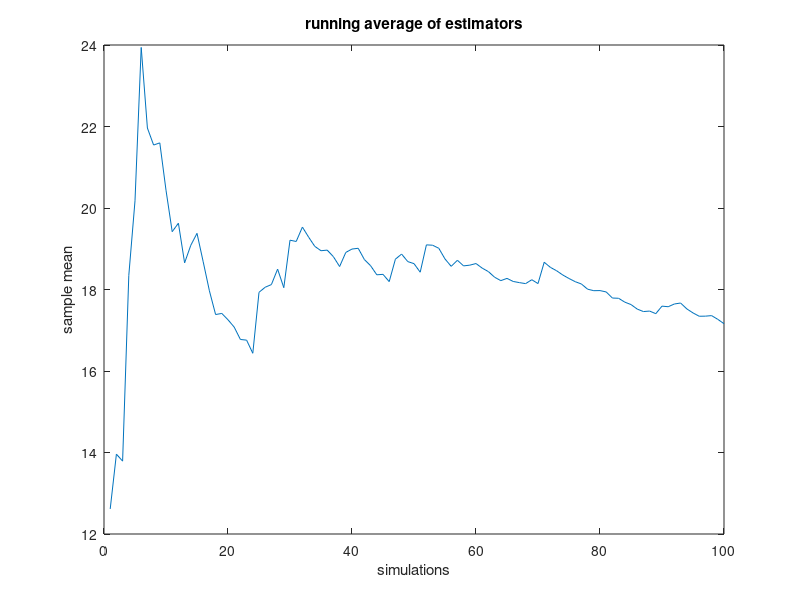

Write MATLAB code to recreate this figure.
lambda = 2
mu = 1

arriv_mean = 1/lambda
process_mean = 1/mu

% number of frames
frames = 10

% number of simulations:
simulations = 100

results = zeros(simulations,frames)
% delaylist = zeros(simulations,frames)

for i = 1:simulations
    queue = 0
    interarrival = 0
    prev_queue = 0
    prev_trans = 0
    for j = 1:frames
        % Get a transmission time. We need this every round
        transmission = exprnd(mu)
       
        % For the first packet, delay/interarrival are zero, else, get 
        % interarrival and queuing delay
        if j == 1
            queue = 0
            interarrival = 0
        else
            interarrival = exprnd(lambda)
            % queuing delay = previous transmission + previous queuing
            % delay - new interarrival time
            queue = prev_trans + (prev_queue-interarrival)
            
            %don't want negative delay
            if queue < 0
                queue = 0
            end
        end
                    
        % sum queuing delay + transmission delay
        results(i,j) = queue + transmission
        
        % Save results for next run
        prev_queue = queue
        prev_trans = transmission
    end
end

% results of x runs
% Problem 1.a

% average of each simluation
w = sum(results,2)

running_average = zeros(1,simulations)
upper_running_CI = zeros(1,simulations)
lower_running_CI = zeros(1,simulations)
lower_error = zeros(1,simulations)

rowwise_SD = std(results,0,2)


for i = 1:simulations
    running_average(i) = sum(w(1:i))/i 
end

% 90 percent confidence interval
z_crit = 1.645

% Calculate the confidence interval at n simulations
for i = 1:simulations
    running_error(i) = rowwise_SD(i)/(sqrt(10))
    upper_running_CI = running_average(i)+(z_crit*running_error(i))
    lower_running_CI = running_average(i)-(z_crit*running_error(i))
end

figure(1)
a1 = plot(1:simulations,running_average)
title('running average of estimators')
xlabel('simulations')
ylabel('sample mean')




wbar = sum(w)/simulations

% figure(2)
% a2 = errorbar(1:simulations,running_average,running_error)


% Problem 1.b


